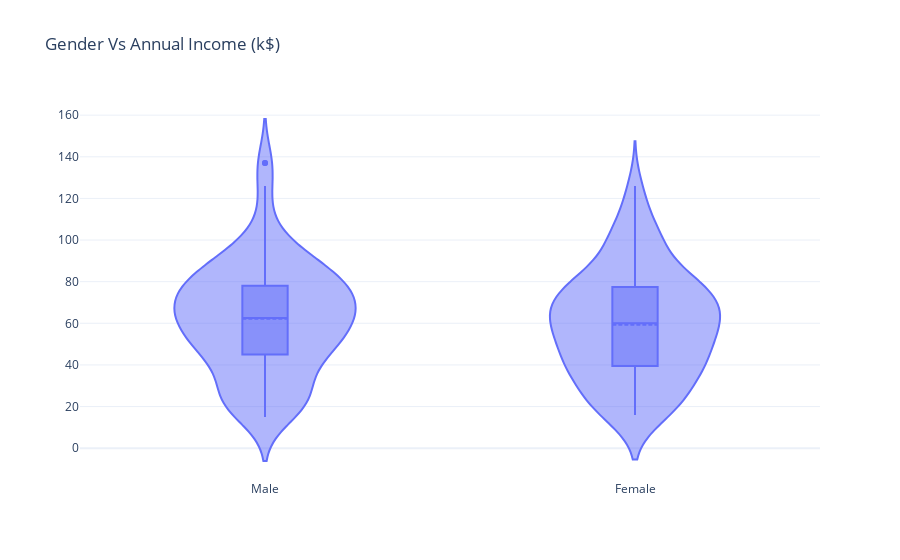

This figure's notebook cell:
### Code cell
ViolinPlot(df, 'Gender', 'Annual Income (k$)')

### Figure 1 — Plotly figure (JSON) as saved in the notebook; plotly's stock layout.template omitted (floating-point values rounded to 4 significant figures; data arrays with more than 128 entries replaced by an {"elided": "..."} marker saying what was removed)
{"data": [{"box": {"visible": true}, "meanline": {"visible": true}, "type": "violin", "y": {"elided": "200 int values"}, "x": {"elided": "200 str values"}}], "layout": {"title": {"text": "Gender Vs Annual Income (k$)"}}}
